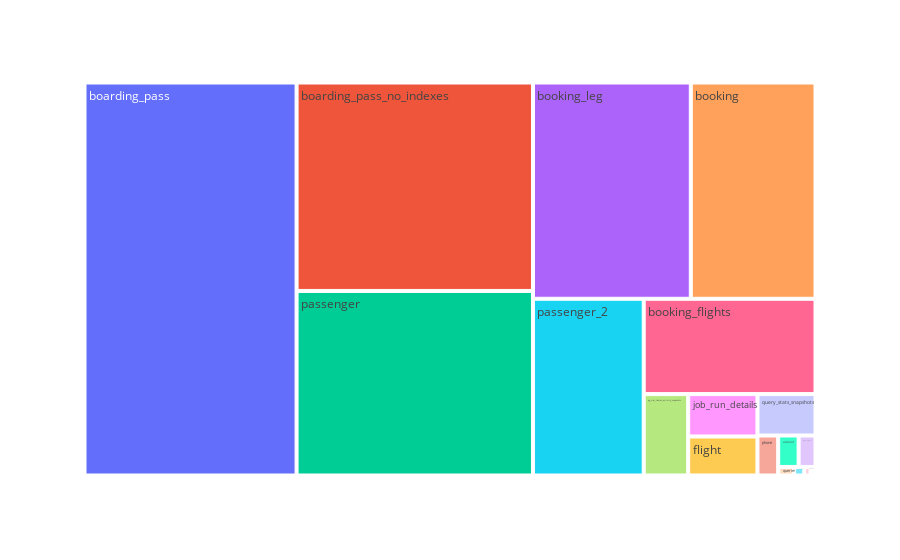

The cell this chart's notebook holds for it:
### Markdown cell above
## Top 25 tables by size
Show the top 25 table by their size. The dataset also contains the 26th "table" which is the total of all other tables in the DB. The total size of all other tables might be large.
The UI is a treemap. 

TODO: show also as a table. Use pretty size.

### Code cell
import plotly.express as px

sql_command = """
WITH top_tables AS (
    SELECT 
        c.oid, 
        relname, 
        n.nspname, 
        pg_total_relation_size(c.oid) AS total_size, 
  			pg_size_pretty(pg_total_relation_size(c.oid)) AS total_size_pretty
    FROM pg_catalog.pg_class AS c
    JOIN pg_namespace n 
        ON c.relnamespace = n.oid
    WHERE relkind = 'r'
        AND n.nspname NOT IN ('pg_toast', 'pg_catalog', 'information_schema')
    ORDER BY pg_total_relation_size(c.oid) DESC
    LIMIT 25
)

SELECT 
    oid, 
    relname, 
    nspname, 
    total_size, 
    total_size_pretty
FROM top_tables
UNION ALL
SELECT 
    null, 
    'ALL_OTHER_TABLES', 
    null, 
    sum(total_size), 
    pg_size_pretty(sum(total_size))
    
FROM (
    SELECT pg_total_relation_size(c.oid) AS total_size
    FROM pg_catalog.pg_class AS c
    JOIN pg_namespace n 
        ON c.relnamespace = n.oid
    WHERE relkind = 'r'
        AND n.nspname NOT IN ('pg_toast', 'pg_catalog', 'information_schema')
    ORDER BY pg_total_relation_size(c.oid) DESC
    OFFSET 25
) AS remaining_tables;


"""

try:
    # Execute the SQL command
    df_top_tables_by_size = pd.read_sql_query(sql_command, connection)
    print(df_top_tables_by_size)
    # Create a treemap using Plotly
    fig = px.treemap(df_top_tables_by_size, path=['relname'], values='total_size')

    # Show the treemap
    fig.show()

except (SQLAlchemyError, ValueError) as e:
    # Handle any errors or raised exceptions
    raise e

### Figure 1 — Plotly figure (JSON) as saved in the notebook; plotly's stock layout.template omitted (floating-point values rounded to 4 significant figures)
{"data": [{"branchvalues": "total", "domain": {"x": [0, 1], "y": [0, 1]}, "hovertemplate": "labels=%{label}<br>total_size=%{value}<br>parent=%{parent}<br>id=%{id}<extra></extra>", "ids": ["ALL_OTHER_TABLES", "account", "aircraft", "airport", "boarding_pass", "boarding_pass_no_indexes", "booking", "booking_flights", "booking_leg", "flight", "frequent_flyer", "job", "job_run_details", "orders_y2023m01", "orders_y2023m02", "orders_y2023m03", "passenger", "passenger_2", "pg_stat_database_snapshots", "pg_stat_tables_activity_snapshots", "phone", "postgres_server_settings", "queries", "query_stats_snapshots", "students", "test_high_indexes_num"], "labels": ["ALL_OTHER_TABLES", "account", "aircraft", "airport", "boarding_pass", "boarding_pass_no_indexes", "booking", "booking_flights", "booking_leg", "flight", "frequent_flyer", "job", "job_run_details", "orders_y2023m01", "orders_y2023m02", "orders_y2023m03", "passenger", "passenger_2", "pg_stat_database_snapshots", "pg_stat_tables_activity_snapshots", "phone", "postgres_server_settings", "queries", "query_stats_snapshots", "students", "test_high_indexes_num"], "name": "", "parents": ["", "", "", "", "", "", "", "", "", "", "", "", "", "", "", "", "", "", "", "", "", "", "", "", "", ""], "type": "treemap", "values": [229376, 27860992, 49152, 147456, 3613925376, 2136752128, 1169391616, 710205440, 1480097792, 117243904, 23052288, 49152, 127221760, 393216, 360448, 385024, 1891778560, 848601088, 3751936, 157032448, 35971072, 106496, 5898240, 104144896, 2301952, 131072]}], "layout": {"legend": {"tracegroupgap": 0}, "margin": {"t": 60}}}
